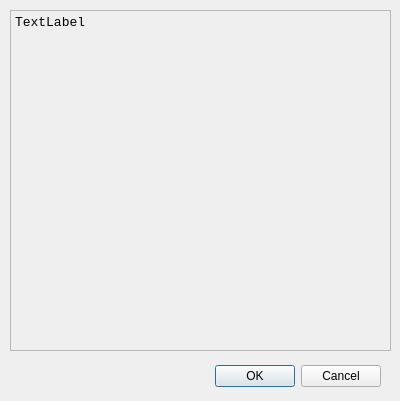
<?xml version="1.0" encoding="UTF-8"?>
<ui version="4.0">
 <class>Stick20InfoDialog</class>
 <widget class="QDialog" name="Stick20InfoDialog">
  <property name="geometry">
   <rect>
    <x>0</x>
    <y>0</y>
    <width>400</width>
    <height>401</height>
   </rect>
  </property>
  <widget class="QDialogButtonBox" name="buttonBox">
   <property name="geometry">
    <rect>
     <x>40</x>
     <y>360</y>
     <width>341</width>
     <height>32</height>
    </rect>
   </property>
   <property name="orientation">
    <enum>Qt::Horizontal</enum>
   </property>
   <property name="standardButtons">
    <set>QDialogButtonBox::Cancel|QDialogButtonBox::Ok</set>
   </property>
  </widget>
  <widget class="QLabel" name="Infotext">
   <property name="geometry">
    <rect>
     <x>10</x>
     <y>10</y>
     <width>381</width>
     <height>341</height>
    </rect>
   </property>
   <property name="font">
    <font>
     <family>Courier New</family>
     <pointsize>10</pointsize>
    </font>
   </property>
   <property name="frameShape">
    <enum>QFrame::StyledPanel</enum>
   </property>
   <property name="text">
    <string>TextLabel</string>
   </property>
   <property name="alignment">
    <set>Qt::AlignLeading|Qt::AlignLeft|Qt::AlignTop</set>
   </property>
   <property name="textInteractionFlags">
    <set>Qt::TextSelectableByKeyboard|Qt::TextSelectableByMouse</set>
   </property>
  </widget>
 </widget>
 <resources/>
 <connections>
  <connection>
   <sender>buttonBox</sender>
   <signal>accepted()</signal>
   <receiver>Stick20InfoDialog</receiver>
   <slot>accept()</slot>
   <hints>
    <hint type="sourcelabel">
     <x>248</x>
     <y>254</y>
    </hint>
    <hint type="destinationlabel">
     <x>157</x>
     <y>274</y>
    </hint>
   </hints>
  </connection>
  <connection>
   <sender>buttonBox</sender>
   <signal>rejected()</signal>
   <receiver>Stick20InfoDialog</receiver>
   <slot>reject()</slot>
   <hints>
    <hint type="sourcelabel">
     <x>316</x>
     <y>260</y>
    </hint>
    <hint type="destinationlabel">
     <x>286</x>
     <y>274</y>
    </hint>
   </hints>
  </connection>
 </connections>
</ui>
